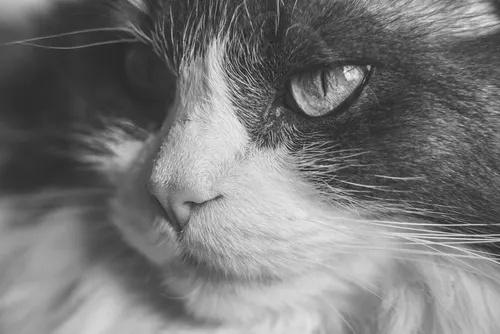
#> input picture grayscale_image.jpg, 500 x 334 px
$ jupyter execute 'Assignment - 4.ipynb'
#> lines starting #> are read from the running program, lines starting #| are printed output that depends on the picture; after the words box and inside, x2 and y2 are one past the last pixel; in counts of white or black regions, pixels touching at a corner belong together
[cell 1]
import cv2
import numpy as np
import matplotlib.pyplot as plt

image = cv2.imread('grayscale_image.jpg')
#> image is the input picture: shape (334, 500, 3); min 23, max 244, mean 118.9

low_pass_kernel = np.ones((5, 5), np.float32) / 25
high_pass_kernel = np.array([[-1, -1, -1],
                              [-1,  8, -1],
                              [-1, -1, -1]])

low_pass_result = cv2.filter2D(image, -1, low_pass_kernel)
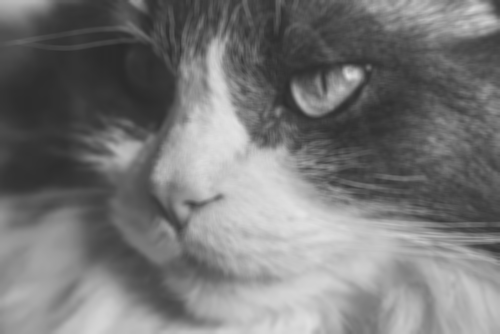
#> low_pass_result: shape (334, 500, 3); min 40, max 227, mean 118.9

high_pass_result = cv2.filter2D(image, -1, high_pass_kernel)
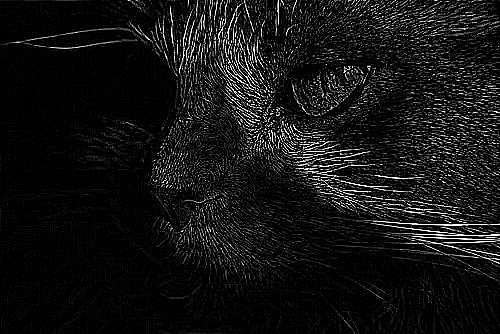
#> high_pass_result: shape (334, 500, 3); min 0, max 255, mean 19.9

plt.figure(figsize=(6,6))

plt.subplot(1, 3, 1)
plt.title("Original Image")
plt.imshow(image, cmap='gray')
plt.axis('off')

plt.subplot(1, 3, 2)
plt.title("Low-Pass Filter")
plt.imshow(low_pass_result, cmap='gray')
plt.axis('off')

plt.subplot(1, 3, 3)
plt.title("High-Pass Filter")
plt.imshow(high_pass_result, cmap='gray')
plt.axis('off')

plt.tight_layout()
plt.show()
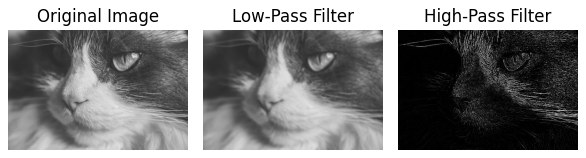
#> figure drawn by matplotlib, 3 panels

[cell 2]
import cv2
import numpy as np
import matplotlib.pyplot as plt

image = cv2.imread('grayscale_image.jpg', cv2.IMREAD_GRAYSCALE)
#> image: shape (334, 500); min 23, max 244, mean 118.9

if image is None:
    raise FileNotFoundError("Error: Could not load image. Make sure the file exists and the path is correct.")

if len(image.shape) != 2:
    raise ValueError("The loaded image is not a 2D grayscale image. Please provide a proper grayscale image.")

f = np.fft.fft2(image)
fshift = np.fft.fftshift(f)
magnitude_spectrum = 20 * np.log(np.abs(fshift) + 1)
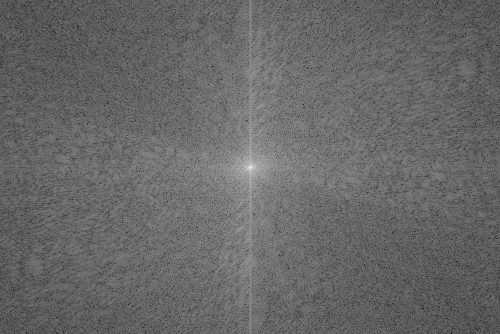
#> magnitude_spectrum: shape (334, 500) float64; min 38.1, max 336.1, mean 159.5; drawn with min black and max white

rows, cols = image.shape
#> rows = 334; cols = 500
crow, ccol = rows // 2, cols // 2
#> crow = 167; ccol = 250
mask_low = np.zeros((rows, cols), np.uint8)
cv2.circle(mask_low, (ccol, crow), 30, 1, -1)
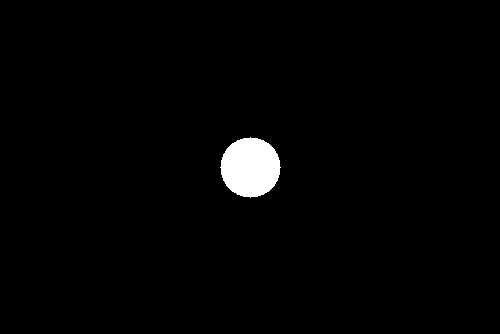
#> mask_low: shape (334, 500); values 0 (black) and 1 (white), 1.7% white; 1 white region, box (x1, y1, x2, y2) and area: (220, 137, 281, 198) 2821


mask_high = np.ones((rows, cols), np.uint8)
cv2.circle(mask_high, (ccol, crow), 30, 0, -1)

fshift_low = fshift * mask_low
f_ishift_low = np.fft.ifftshift(fshift_low)
low_pass_result = np.abs(np.fft.ifft2(f_ishift_low))
#> low_pass_result: shape (334, 500) float64

fshift_high = fshift * mask_high
f_ishift_high = np.fft.ifftshift(fshift_high)
high_pass_result = np.abs(np.fft.ifft2(f_ishift_high))
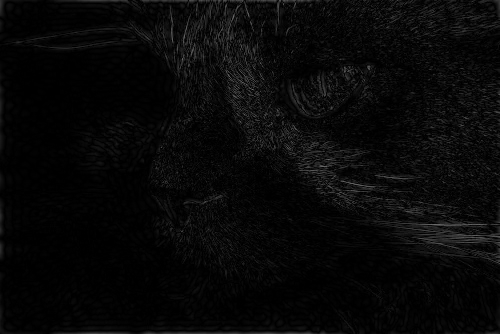
#> high_pass_result: shape (334, 500) float64; min 7.34e-06, max 108.5, mean 8.5

plt.figure(figsize=(4, 4))

plt.subplot(2, 2, 1)
plt.title("Original Image")
plt.imshow(image, cmap='gray')
plt.axis('off')

plt.subplot(2, 2, 2)
plt.title("Magnitude Spectrum")
plt.imshow(magnitude_spectrum, cmap='gray')
plt.axis('off')

plt.subplot(2, 2, 3)
plt.title("Low-Pass Filter")
plt.imshow(low_pass_result, cmap='gray')
plt.axis('off')

plt.subplot(2, 2, 4)
plt.title("High-Pass Filter")
plt.imshow(high_pass_result, cmap='gray')
plt.axis('off')

plt.tight_layout()
plt.show()
